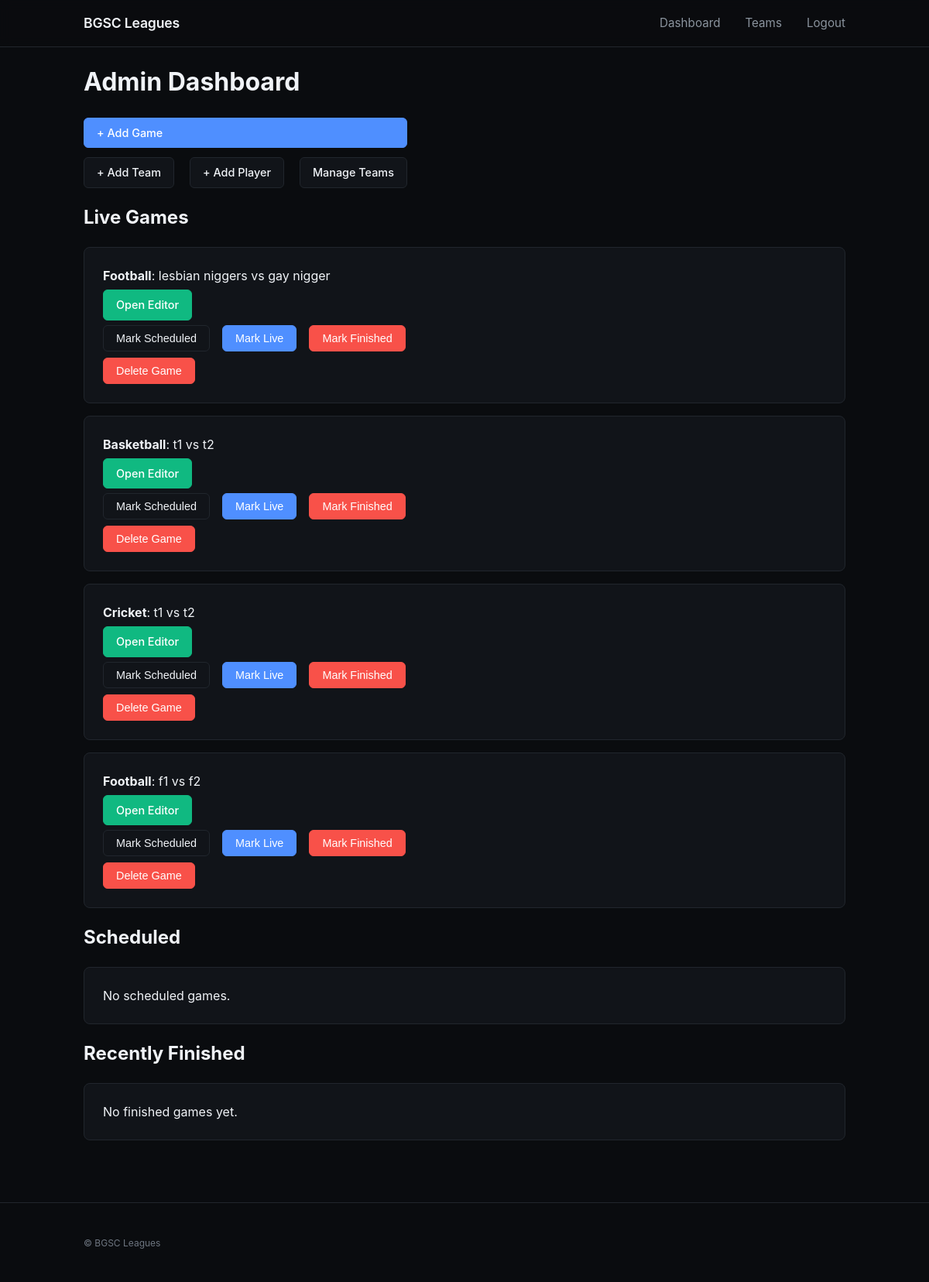
Page /dashboard/ (signed in) on the earlier database version.
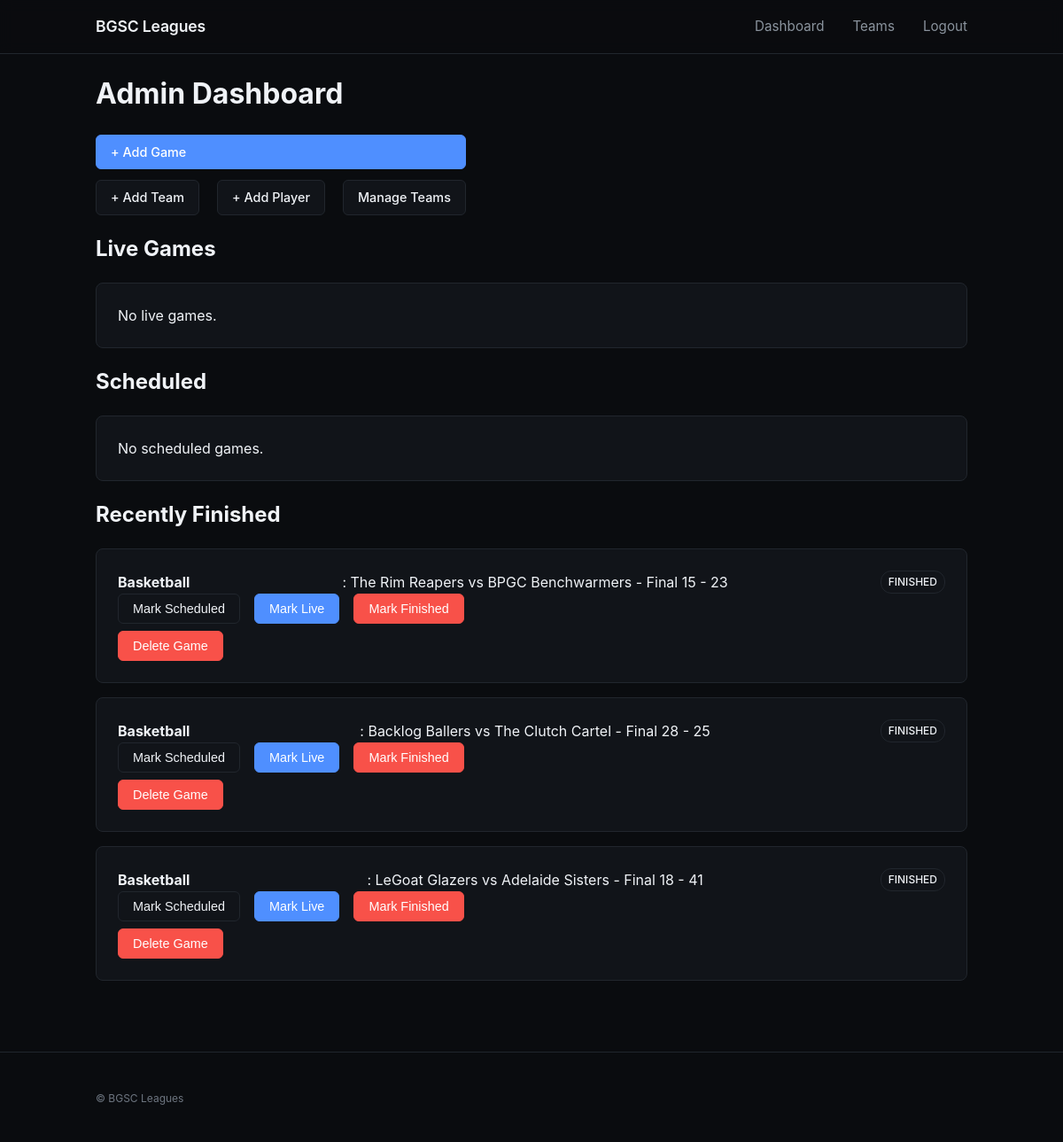
Same page on the later database version.
### games/models.py (models this page shows, shortened)
class Game(models.Model):
    SPORT_CHOICES = (
        ("FOOTBALL", "Football"),
        ("BASKETBALL", "Basketball"),
        ("CRICKET", "Cricket"),
    )
    STATUS_CHOICES = (
        ("SCHEDULED", "Scheduled"),
        ("LIVE", "Live"),
        ("FINISHED", "Finished")
    )
    sport = models.CharField(max_length=16, choices=SPORT_CHOICES, default="FOOTBALL")
    status = models.CharField(max_length=12, choices=STATUS_CHOICES, default="SCHEDULED")
    scheduled_time = models.DateTimeField(default=timezone.now)
    team1 = models.ForeignKey('Team', related_name='team1_games', on_delete=models.CASCADE)
    team2 = models.ForeignKey('Team', related_name='team2_games', on_delete=models.CASCADE)
    team1_score = models.PositiveIntegerField(default=0)
    team2_score = models.PositiveIntegerField(default=0)
    created_at = models.DateTimeField(auto_now_add=True)
    updated_at = models.DateTimeField(auto_now=True)

class Team(models.Model):
    name = models.CharField(max_length=100)
    logo = models.URLField(null=True, blank=True)
    leader = models.ForeignKey('Player', related_name='teams_led', on_delete=models.SET_NULL, null=True, blank=True)

### games/views.py (the view)
# urls.py: path('dashboard/', views.dashboard, name='dashboard'),
@login_required(login_url='/login/')
def dashboard(request):
    live_games = Game.objects.filter(status="LIVE").select_related("team1", "team2").order_by("scheduled_time")
    scheduled = Game.objects.filter(status="SCHEDULED").select_related("team1", "team2").order_by("scheduled_time")
    finished = Game.objects.filter(status="FINISHED").select_related("team1", "team2").order_by("-scheduled_time")[:10]
    return render(request, "games/dashboard.html", {"live_games": live_games, "scheduled": scheduled, "finished": finished})

### games/templates/games/dashboard.html (shortened to what this page needs)
{% extends 'games/base.html' %}
{% block content %}
  <h1>Admin Dashboard</h1>
  <div class="stack">
    <div class="spaced">
      <div class="stack">
        <a class="btn btn-primary inline" href="{% url 'add_game' %}">+ Add Game</a>
        <div class="spaced">
          <a class="btn inline" href="{% url 'add_team' %}">+ Add Team</a>
          <a class="btn inline" href="{% url 'add_player' %}">+ Add Player</a>
          <a class="btn inline" href="{% url 'teams' %}">Manage Teams</a>
        </div>
      </div>
    </div>
  </div>
  <h2>Live Games</h2>
  {% if live_games %}
    {% for g in live_games %}
      <div class="card">
        <div><strong>{{ g.get_sport_display }}</strong>: {{ g.team1.name }} vs {{ g.team2.name }}</div>
        <div style="margin:6px 0">
          {% if g.sport == 'FOOTBALL' %}
            <a class="btn btn-accent" href="{% url 'update_football' g.id %}">Open Editor</a>
          {% elif g.sport == 'BASKETBALL' %}
            <a class="btn btn-accent" href="{% url 'update_basketball' g.id %}">Open Editor</a>
          {% elif g.sport == 'CRICKET' %}
            <a class="btn btn-accent" href="{% url 'update_cricket' g.id %}">Open Editor</a>
          {% endif %}
        </div>
        <form method="post" action="{% url 'set_game_status' g.id %}">{% csrf_token %}
          <div class="grid-actions">
            <button class="btn btn-outline" name="status" value="SCHEDULED" type="submit">Mark Scheduled</button>
            <button class="btn btn-primary" name="status" value="LIVE" type="submit">Mark Live</button>
            <button class="btn btn-danger" name="status" value="FINISHED" type="submit">Mark Finished</button>
          </div>
        </form>
        <form method="post" action="{% url 'delete_game' g.id %}" style="margin-top: 8px;">{% csrf_token %}
          <button class="btn btn-danger" type="submit" onclick="return confirm('Are you sure you want to delete this game: {{ g.team1.name }} vs {{ g.team2.name }}? This action cannot be undone and will remove all game data including stats.')">
            Delete Game
          </button>
        </form>
      </div>
    {% endfor %}
  {% else %}
    <div class="card">No live games.</div>
  {% endif %}
  <h2>Scheduled</h2>
  {% if scheduled %}
    {% for g in scheduled %}
      <div class="card">
        <div><strong>{{ g.get_sport_display }}</strong>: {{ g.team1.name }} vs {{ g.team2.name }} - {{ g.scheduled_time }}</div>
        <form method="post" action="{% url 'set_game_status' g.id %}">{% csrf_token %}
          <div class="grid-actions">
            <button class="btn btn-outline" name="status" value="SCHEDULED" type="submit">Mark Scheduled</button>
            <button class="btn btn-primary" name="status" value="LIVE" type="submit">Mark Live</button>
            <button class="btn btn-danger" name="status" value="FINISHED" type="submit">Mark Finished</button>
          </div>
        </form>
        <form method="post" action="{% url 'delete_game' g.id %}" style="margin-top: 8px;">{% csrf_token %}
          <button class="btn btn-danger" type="submit" onclick="return confirm('Are you sure you want to delete this game: {{ g.team1.name }} vs {{ g.team2.name }}? This action cannot be undone and will remove all game data including stats.')">
            Delete Game
          </button>
        </form>
      </div>
    {% endfor %}
  {% else %}
    <div class="card">No scheduled games.</div>
  {% endif %}
  <h2>Recently Finished</h2>
  {% if finished %}
    {% for g in finished %}
      <div class="card">
        <div class="spaced"><strong>{{ g.get_sport_display }}</strong>: {{ g.team1.name }} vs {{ g.team2.name }} - Final {{ g.team1_score }} - {{ g.team2_score }} <span class="badge">FINISHED</span></div>
        <form method="post" action="{% url 'set_game_status' g.id %}">{% csrf_token %}
          <div class="grid-actions">
            <button class="btn btn-outline" name="status" value="SCHEDULED" type="submit">Mark Scheduled</button>
            <button class="btn btn-primary" name="status" value="LIVE" type="submit">Mark Live</button>
            <button class="btn btn-danger" name="status" value="FINISHED" type="submit">Mark Finished</button>
          </div>
        </form>
        <form method="post" action="{% url 'delete_game' g.id %}" style="margin-top: 8px;">{% csrf_token %}
          <button class="btn btn-danger" type="submit" onclick="return confirm('Are you sure you want to delete this game: {{ g.team1.name }} vs {{ g.team2.name }}? This action cannot be undone and will remove all game data including stats.')">
            Delete Game
          </button>
        </form>
      </div>
    {% endfor %}
  {% else %}
    <div class="card">No finished games yet.</div>
  {% endif %}
{% endblock %}

### games/templates/games/base.html (shortened to what this page needs)
{% load static %}
<!DOCTYPE html>
<html lang="en">
<head>
  <link rel="stylesheet" href="{% static 'games/styles.css' %}">
</head>
<body>
  <header class="site-header">
    <div class="container header-inner">
      <a class="brand" href="/">BGSC Leagues</a>
      <nav class="nav">
        {% if request.user.is_authenticated %}
          <a class="nav-link" href="{% url 'dashboard' %}">Dashboard</a>
          <a class="nav-link" href="{% url 'teams' %}">Teams</a>
          <a class="nav-link" href="{% url 'logout' %}">Logout</a>
        {% else %}
          <a class="nav-link" href="{% url 'login' %}">Login</a>
        {% endif %}
      </nav>
    </div>
  </header>
  <main class="container">
    {% block content %}{% endblock %}
  </main>
  <footer class="site-footer">
    <div class="container">
      <small>© {{ now|date:'Y' }} BGSC Leagues</small>
    </div>
  </footer>
</body>
</html>

### games/static/games/styles.css (style rules this page uses)
:root { --bg: #0a0c0f; --surface: #111419; --surface-hover: #161b22; --text: #f0f3f7; --text-muted: #8b949e; --text-subtle: #6e7681; --brand: #4f8fff; --accent: #10b981; --danger: #f85149; --border: #21262d; --border-subtle: #30363d; --shadow: rgba(0, 0, 0, 0.12); --shadow-hover: rgba(0, 0, 0, 0.24); --glow: rgba(79, 143, 255, 0.12); }
* { box-sizing: border-box; }
html, body { margin: 0; padding: 0; background: var(--bg); color: var(--text); font-family: -apple-system, BlinkMacSystemFont, "Segoe UI", "Inter", sans-serif; line-height: 1.5; -webkit-font-smoothing: antialiased; }
.container { max-width: 1024px; margin: 0 auto; padding: 0 20px; }
.site-header { position: sticky; top: 0; background: rgba(10, 12, 15, 0.9); backdrop-filter: blur(8px); border-bottom: 1px solid var(--border); z-index: 50; }
.header-inner { display: flex; align-items: center; justify-content: space-between; height: 60px; }
.brand { color: var(--text); text-decoration: none; font-weight: 600; font-size: 1.1rem; letter-spacing: -0.01em; }
.nav { display: flex; gap: 32px; }
.nav-link { color: var(--text-muted); text-decoration: none; font-size: 0.95rem; transition: color 0.15s ease; }
.site-footer { border-top: 1px solid var(--border); padding: 40px 0; color: var(--text-subtle); margin-top: 80px; font-size: 0.9rem; }
.card { background: var(--surface); border: 1px solid var(--border); border-radius: 8px; padding: 24px; margin: 16px 0; transition: all 0.15s ease; }
.btn { display: inline-flex; align-items: center; gap: 6px; padding: 8px 16px; border: 1px solid var(--border); border-radius: 6px; background: var(--surface); color: var(--text); text-decoration: none; font-size: 0.9rem; font-weight: 500; cursor: pointer; transition: all 0.15s ease; }
.btn + .btn { margin-left: 8px; }
.btn-primary { background: var(--brand); border-color: var(--brand); color: white; }
.btn-outline { background: transparent; }
.btn-danger { background: var(--danger); border-color: var(--danger); color: white; }
.badge { display: inline-flex; align-items: center; padding: 3px 8px; border: 1px solid var(--border); border-radius: 12px; background: var(--surface); color: var(--text); font-size: 0.75rem; font-weight: 500; }
.grid-actions { display: flex; flex-wrap: wrap; gap: 8px; }
.stack { display: flex; flex-direction: column; gap: 12px; }
.spaced { display: flex; align-items: center; justify-content: space-between; gap: 12px; flex-wrap: wrap; }

Differences in the rows shown:
removed Game: sport "Football", team1.name "lesbian niggers", team2.name "gay nigger", shows "Open Editor", shown under "Live Games"
removed Game: sport "Basketball", team1.name "t1", team2.name "t2", shows "Open Editor", shown under "Live Games"
removed Game: sport "Cricket", team1.name "t1", team2.name "t2", shows "Open Editor", shown under "Live Games"
removed Game: sport "Football", team1.name "f1", team2.name "f2", shows "Open Editor", shown under "Live Games"
added Game: sport "Basketball", team1.name "The Rim Reapers", team2.name "BPGC Benchwarmers", team1_score "15", team2_score "23", shown under "Recently Finished"
added Game: sport "Basketball", team1.name "Backlog Ballers", team2.name "The Clutch Cartel", team1_score "28", team2_score "25", shown under "Recently Finished"
added Game: sport "Basketball", team1.name "LeGoat Glazers", team2.name "Adelaide Sisters", team1_score "18", team2_score "41", shown under "Recently Finished"
Other differences:
text no longer shown: "No finished games yet."
text now shown: "No live games."
